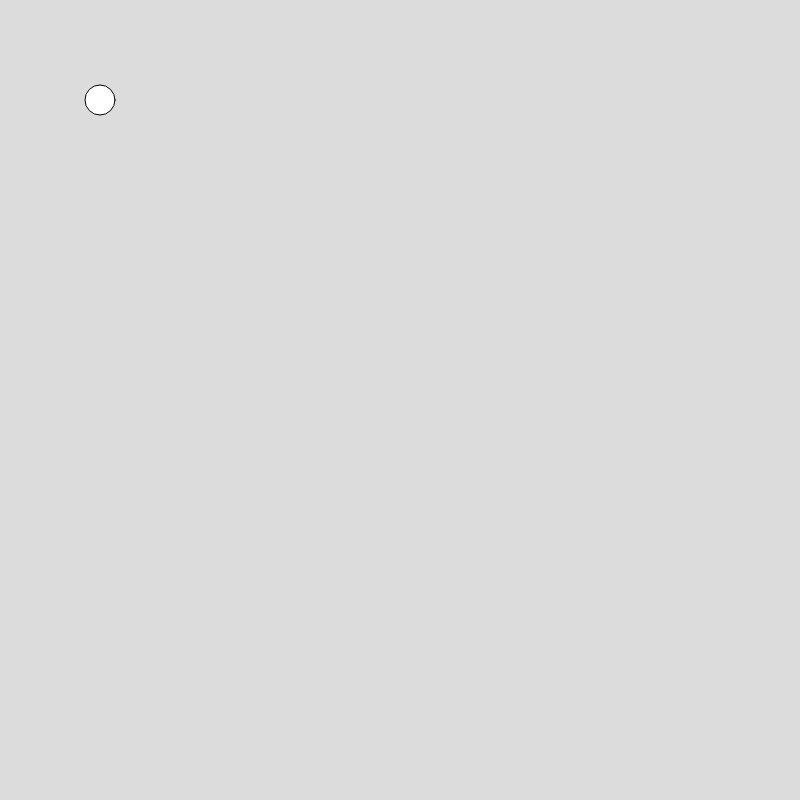
Frame 1 (no input)
Frame 60 (no input): identical to frame 1, image omitted
Frame 120 (the mouse pressed at the canvas centre since frame 60): identical to frame 1, image omitted

The p5.js sketch that drew this single still picture (run headless with seeded random() and noise() and a simulated clock; from frame 60 on, the mouse is pressed at the canvas centre):

// p5.js sketch
// ── sketch.js
function setup() {
  createCanvas(800, 800);
}

function draw() {
  background(220);

  ellipse(100,100,30)
}
